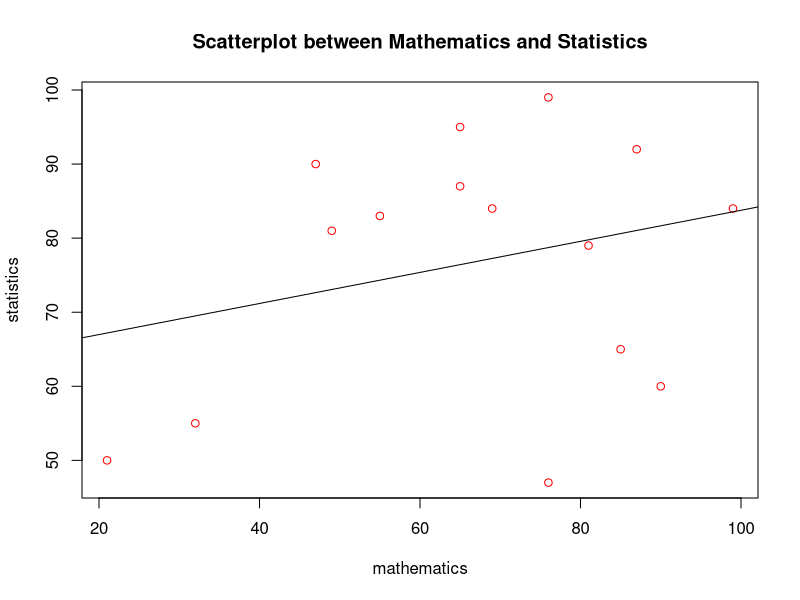
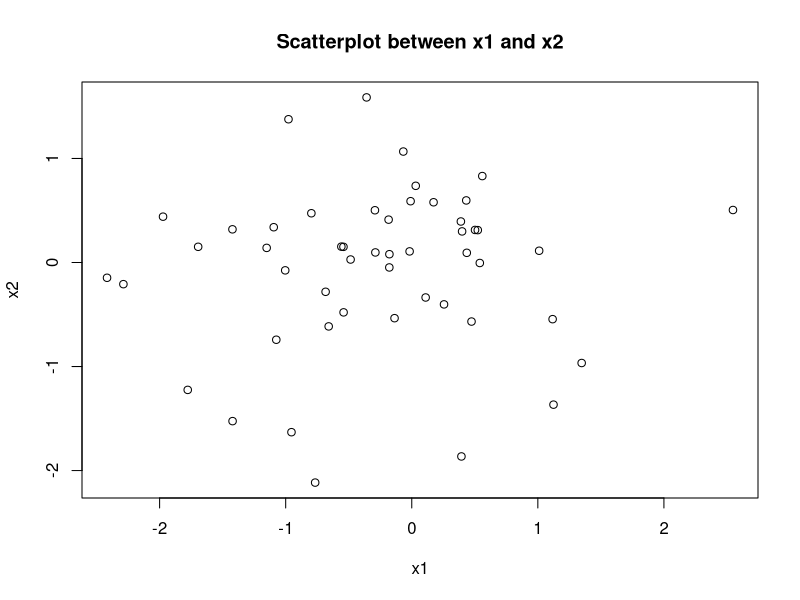

Generate these figures, in order, with R:
## ---- chunk 1
mathematics<-c(87,65,32,99,47,65,76,81,55,69,85,90,49,76,21)
statistics<-c(92,87,55,84,90,95,47,79,83,84,65,60,81,99,50)
Gender<-c('M','M','F','F','M','M','M','F','M','F','F','M','F','M','F')
df<-data.frame(mathematics,statistics,Gender)
## ---- chunk 2
plot(df$mathematics,df$statistics,type = "p",
     xlab = "mathematics",
     ylab = "statistics",
     main = "Scatterplot between Mathematics and Statistics",
     col="red")
reg_df<-lm(statistics~mathematics,data = df)
abline(reg_df)
## ---- chunk 3
data<-matrix((rnorm(500)),nrow = 50,ncol = 10)
colnames(data)<-paste("x",1:10,sep = "")
rownames(data)<-1:50;data

dim(data)
## ---- chunk 4
colm_sum<-colSums(data)
colm_sum
colm_mean<-colMeans(data)
colm_mean
colm_var<-apply(data,2,var)
colm_var
apply(data,2,prod)
apply(data,2,median)
## ---- chunk 5
data_df<-as.data.frame(data)
x1<-data[,1]
x2<-data[,2]
cor(x1,x2)
## ---- chunk 6
plot(x1,x2,
     xlab = "x1",
     ylab = "x2",
     main="Scatterplot between x1 and x2")
## ---- chunk 7
data.new<-10+2*data;data.new
## ---- chunk 8
b<-rnorm(50,mean = 10,sd=2)
data.new1<-cbind(data.new,b);data.new1
## ---- chunk 9
c<-rnorm(11,mean = 10,sd=2)
data.new2<-rbind(data.new1,c);data.new2
## ---- chunk 10
A<-data.new1[sample(1:nrow(data.new1),11,replace = F),];A
## ---- chunk 11
dim(A)
det(A)
solve(A)
library(Matrix)
rankMatrix(A)
## ---- chunk 12
eigen_results<-eigen(A)
eigen_values<-eigen_results$values;eigen_values
# as there sis some negative and some positive its indefinite
eigen_vect<-eigen_results$vectors;eigen_vect
## ---- chunk 13
B<-matrix(rnorm(121,10,2),nrow = 11,ncol=11);B
## ---- chunk 14
A+B
t(A)+t(B)
A%*%B
A/B
